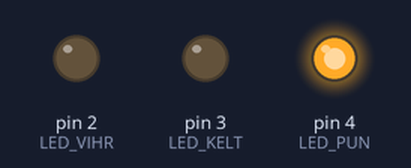
Simulated run of this sketch. Board: Arduino Uno, built with avr-gcc and run on an emulated ATmega328P. On the bench: output pins drawn as LEDs (lit = HIGH).

Above: at 2.0 s.
At 5.0 s:
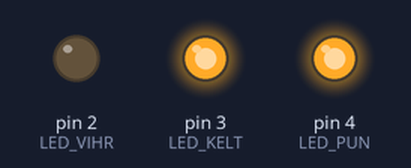
At 8.0 s:
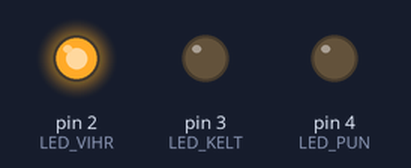
Timing chart, 0 to 13.0 s (numbered marks = the images above):
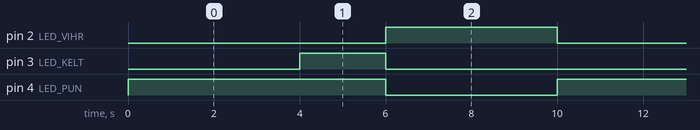

Measured:
- by itself, pin 2 (LED_VIHR): alternates HIGH for 4.0 s and LOW for 6.0 s
- by itself, pin 3 (LED_KELT): alternates HIGH for 2.0 s and LOW for 8.0 s
- by itself, pin 4 (LED_PUN): alternates HIGH for 6.0 s and LOW for 4.0 s

The sketch:

liikennevalot.ino
```cpp
int LED_PUN = 4;
int LED_KELT = 3;
int LED_VIHR = 2;

void setup()
{
  pinMode(LED_PUN, OUTPUT);
  pinMode(LED_KELT, OUTPUT);
  pinMode(LED_VIHR, OUTPUT);
}

void loop()
{
  digitalWrite(LED_PUN, HIGH);
  delay(4000);
  digitalWrite(LED_KELT, HIGH);
  delay(2000);
  digitalWrite(LED_PUN, LOW);
  digitalWrite(LED_KELT, LOW);
  digitalWrite(LED_VIHR, HIGH);
  delay(4000);
  digitalWrite(LED_VIHR, LOW);
}
```
